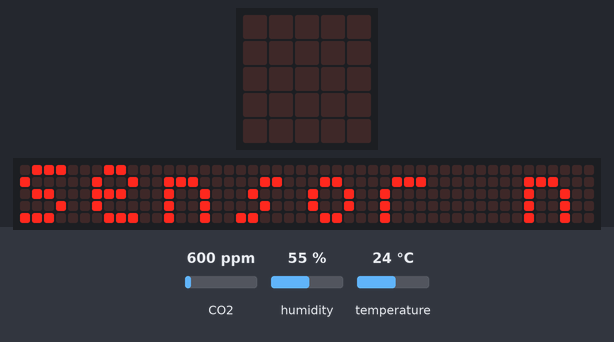
Bench run of a program on a simulated Calliope mini (MakeCode). Shown: the board's 5×5 LED display, a strip that is not on the board, showing the scrolling text unrolled. Inputs (shaded band) come from the test bench; at power-on: CO2 600 ppm, humidity 55 %, temperature 24 °C. The 48×5 strip is a reading aid, not a part: it shows the text the display is scrolling, unrolled, one strip-width of it at a time.

Above: at 5.9 s.
At 11.62 s:
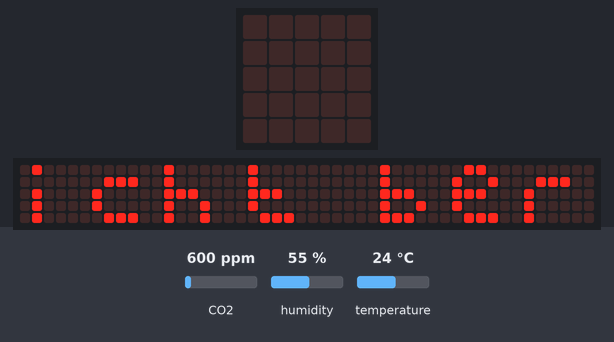
At 19.1 s:
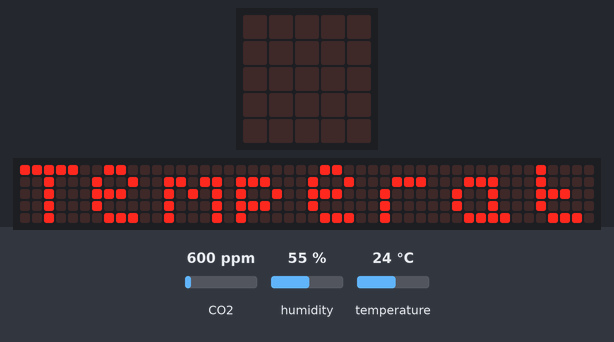
At 29.1 s:
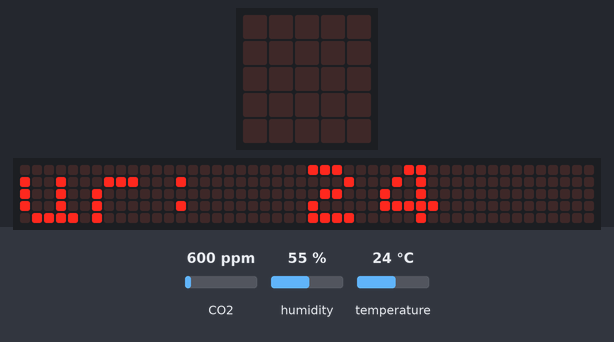
At 32.6 s:
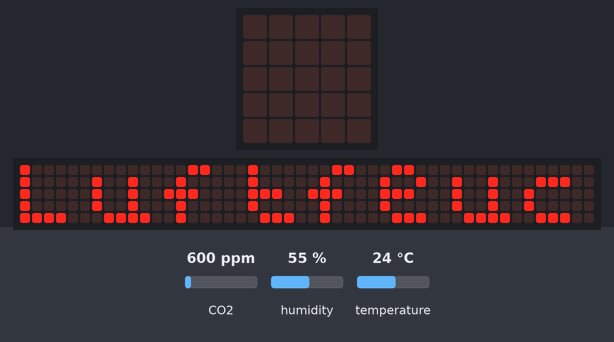
At 39.8 s:
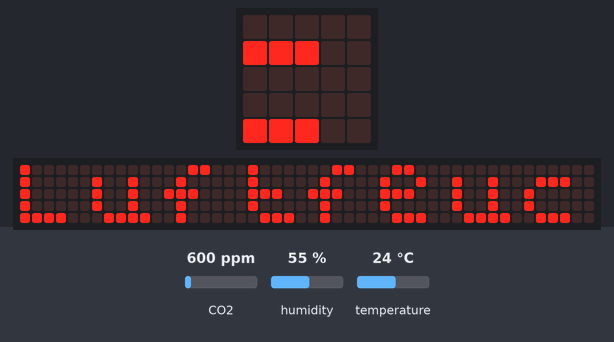

The program:

main.ts
```typescript
//
//
//  References:
//  - https://github.com/calliope-mini/pxt-SCD30
//  - https://sensirion.com/media/documents/D7CEEF4A/6165372F/Sensirion_CO2_Sensors_SCD30_Interface_Description.pdf
//
let co2 = 0
let temperature = 0
let humidity = 0
function sensor_initialisieren() {
    //  Command "Trigger continuous measurement"
    let commandBuffer = pins.createBuffer(5)
    commandBuffer[0] = 0x00
    commandBuffer[1] = 0x10
    //  No pressure compensation
    commandBuffer[2] = 0x00
    commandBuffer[3] = 0x00
    //  CRC
    commandBuffer[4] = 0x81
    pins.i2cWriteBuffer(0x61, commandBuffer, false)
}

function sensor_is_bereit() {
    //  Command "Get data ready status"
    pins.i2cWriteNumber(0x61, 0x0202, NumberFormat.UInt16BE, false)
    let buf = pins.createBuffer(3)
    buf = pins.i2cReadBuffer(0x61, 3, false)
    return buf[1] == 1
}

function sensor_messung() {

    while (sensor_is_bereit() == false) {
        basic.pause(10)
    }
    let buf = pins.createBuffer(18)
    let tbuf = pins.createBuffer(4)
    pins.i2cWriteNumber(0x61, 0x0300, NumberFormat.UInt16BE, false)
    basic.pause(10)
    buf = pins.i2cReadBuffer(0x61, 18, false)
    //  CO2
    tbuf.setNumber(NumberFormat.Int8LE, 0, buf.getNumber(NumberFormat.UInt8LE, 0))
    tbuf.setNumber(NumberFormat.Int8LE, 1, buf.getNumber(NumberFormat.UInt8LE, 1))
    tbuf.setNumber(NumberFormat.Int8LE, 3, buf.getNumber(NumberFormat.UInt8LE, 3))
    tbuf.setNumber(NumberFormat.Int8LE, 4, buf.getNumber(NumberFormat.UInt8LE, 4))
    co2 = tbuf.getNumber(NumberFormat.Float32BE, 0)
    co2 = Math.round(co2 * 100) / 100
    //  temperature
    tbuf.setNumber(NumberFormat.Int8LE, 0, buf.getNumber(NumberFormat.UInt8LE, 6))
    tbuf.setNumber(NumberFormat.Int8LE, 1, buf.getNumber(NumberFormat.UInt8LE, 7))
    tbuf.setNumber(NumberFormat.Int8LE, 3, buf.getNumber(NumberFormat.UInt8LE, 9))
    tbuf.setNumber(NumberFormat.Int8LE, 4, buf.getNumber(NumberFormat.UInt8LE, 10))
    temperature = tbuf.getNumber(NumberFormat.Float32BE, 0)
    temperature = Math.round(temperature * 100) / 100
    //  humidity
    tbuf.setNumber(NumberFormat.Int8LE, 0, buf.getNumber(NumberFormat.UInt8LE, 12))
    tbuf.setNumber(NumberFormat.Int8LE, 1, buf.getNumber(NumberFormat.UInt8LE, 13))
    tbuf.setNumber(NumberFormat.Int8LE, 3, buf.getNumber(NumberFormat.UInt8LE, 15))
    tbuf.setNumber(NumberFormat.Int8LE, 4, buf.getNumber(NumberFormat.UInt8LE, 16))
    humidity = tbuf.getNumber(NumberFormat.Float32BE, 0)
    humidity = Math.round(humidity * 100) / 100
}

sensor_initialisieren()
basic.forever(function on_forever() {
    if (sensor_is_bereit()) {
        sensor_messung()
        basic.showString("Temperatur: " + ("" + temperature))
        basic.showString("Luftfeuchtigkeit: " + ("" + humidity))
        basic.showString("CO2: " + ("" + co2))
    } else {
        basic.showString("Sensor nicht bereit")
    }

    basic.pause(1000)
})
```

test.ts
```typescript
// Hier kann man Tests durchführen; diese Datei wird nicht kompiliert, wenn dieses Paket als Erweiterung verwendet wird.
```

Measured:
- what the display in image 0 shows lasts 0.6 s, from 5.9 s to 6.5 s
- what the display in image 1 shows lasts 0.5 s, from 11.4 s to 11.9 s
- what the display in image 3 shows lasts 0.9 s, from 29.1 s to 30.0 s
